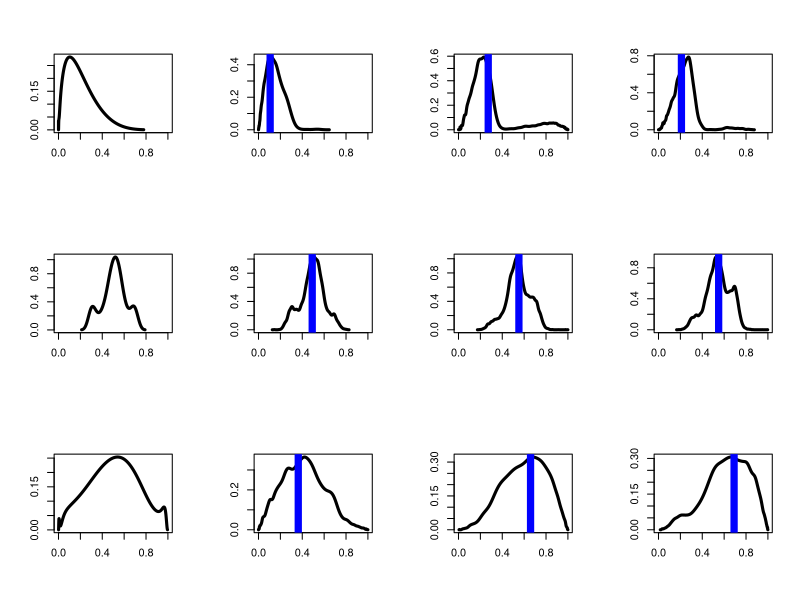
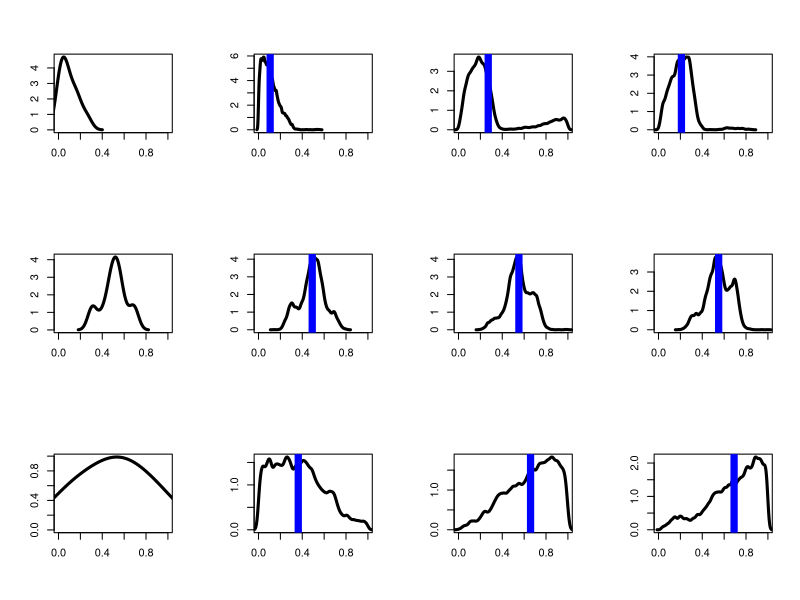

The R source for these figures, in order: (Note: this script raises an error after producing the figures.)
wd <- "~/morphs-analysis/"
setwd(wd)

library(stats)

#for speaker1 discretization:
grid.steps = 64
grid = seq(0,1,length.out=grid.steps)
cache.index = function(v) {
  return(1+round(v*(grid.steps-1)))
}

#example items from experiment, 15 each distribution
down.examples <- c(0.04583, 0.003231, 0.07391, 0.01884, 0.00003024, 0.04158,
                   0.09081, 0.06746, 0.01949, 0.1007, 0.1633, 0.1441, 0.1655,
                   0.2697, 0.2161)
mid.examples <- c(0.31404, 0.30456, 0.39520, 0.56064, 0.49728, 0.53187, 0.55993,
                  0.47519, 0.54332, 0.48362, 0.51678, 0.44763, 0.68272, 0.61375,
                  0.69832)
unif.examples <- c(0.9730805, 0.0589135, 0.1332413, 0.5568001, 0.6201130, 0.4243146,
                   0.4176713, 0.2215742, 0.6778150, 0.6834636, 0.8716204, 0.5641932,
                   0.3503760, 0.9606276, 0.0048311)
examples <- list(down.examples, mid.examples, unif.examples)
names(examples) <- c("down", "mid", "unif")
possible.utterances = c('no-utt', 'pos', 'very pos') #probably OK since Ss see all of
#these in same page
utterance.lengths = c(0,1,2)
utterance.polarities = c(0,+1,+1)

#using r function density to find kernal density, so it's not actually continuous
kernel.granularity <- grid.steps #2^12 #how many points are calculated for the kernel density estimate
est.kernel <- function(dist, bw, adjust) {
  return(density(examples[[dist]], from=0, to=1, n=kernel.granularity,
                 kernel="gaussian", bw=bw, adjust=adjust))
}

#norms the kernel density
#takes in all the points where kernel density is estimated
make.pdf.cache <- function(kernel.est) {
  k = kernel.est$y + 0.0001
  area <- sum(k) 
  normed.dens <- k/area
  return(normed.dens)
}

#creates fn that approximates percentage of area before x
#takes in all the points where kernel density is estimated
make.cdf.cache <- function(kernel.est) {
  cumulants <- cumsum(make.pdf.cache(kernel.est))
  return(cumulants)
}


##caching. (R has strange purity on global assignments, so must use <<- to set cache)
L0.cache <- array(NA,dim = c(grid.steps,grid.steps,grid.steps,length(possible.utterances)))
S1.cache <- array(NA,dim = c(grid.steps,grid.steps,grid.steps,length(possible.utterances)))
cache.misses=0 #to track whether caching is working right.

clear.cache = function(){
  print(paste("L0 cache NAs:", length(is.na(L0.cache))))
  cache.misses<<-0
  L0.cache <<- array(NA,dim = c(grid.steps,grid.steps,grid.steps,length(possible.utterances)))
  S1.cache <<- array(NA,dim = c(grid.steps,grid.steps,grid.steps,length(possible.utterances)))
}


listener0 = function(utterance.idx, thetas.idx, degree.idx, pdf, cdf, thetaGtr) {
  
  if(is.na(L0.cache[degree.idx,thetas.idx[1],thetas.idx[2],utterance.idx])) {
    cache.misses <<- cache.misses + 1
    theta.order = !(thetaGtr & (grid[thetas.idx[1]]>=grid[thetas.idx[2]]))
    if (utterance.idx == 1) { #assume the null utterance
      L0.cache[degree.idx,thetas.idx[1],thetas.idx[2],utterance.idx] <<- theta.order* pdf[degree.idx]
    }  else if(utterance.polarities[utterance.idx] == +1) {
      theta.idx = thetas.idx[utterance.idx-1]
      utt.true = grid[degree.idx] >= grid[theta.idx]  
      true.norm = if(theta.idx==1){1} else {1-cdf[theta.idx-1]}
      L0.cache[degree.idx,thetas.idx[1],thetas.idx[2],utterance.idx] <<- theta.order* utt.true * pdf[degree.idx] / true.norm
    } else {
      theta.idx = thetas.idx[utterance.idx-1]
      theta.idx = thetas.idx[utterance.idx-1]
      utt.true = grid[degree.idx] <= grid[theta.idx] 
      true.norm = cdf[theta.idx]
      L0.cache[degree.idx,thetas.idx[1],thetas.idx[2],utterance.idx] <<- theta.order* utt.true * pdf[degree.idx] / true.norm
    }
  }
  return(L0.cache[degree.idx,thetas.idx[1],thetas.idx[2],utterance.idx])
}

speaker1 = function(thetas.idx, degree.idx, utterance.idx, alpha, utt.cost, pdf, cdf, thetaGtr) {
  
  if(is.na(S1.cache[degree.idx,thetas.idx[1],thetas.idx[2],utterance.idx])) {
    cache.misses <<- cache.misses + 1
    utt.probs = array(0,dim=c(length(possible.utterances)))
    for(i in 1:length(possible.utterances)) {
      l0 = listener0(i, thetas.idx, degree.idx, pdf, cdf, thetaGtr)
      utt.probs[i] <- (l0^alpha) * exp(-alpha * utt.cost *  utterance.lengths[i])
    }
    S1.cache[degree.idx,thetas.idx[1],thetas.idx[2],] <<- utt.probs/sum(utt.probs)
  }
  
  return(S1.cache[degree.idx,thetas.idx[1],thetas.idx[2],utterance.idx])
}

listener1 = function(utterance, alpha, utt.cost, n.samples, step.size,
                     dist, band.width, thetaGtr, adjust) {
  
  utt.idx = which(possible.utterances == utterance)
  
  kernel.est <- est.kernel(dist, band.width, adjust)
  pdf <- make.pdf.cache(kernel.est)
  cdf <- make.cdf.cache(kernel.est)
  
  dim1 <- paste('samp', 1:n.samples, sep='')
  dim2 <- c('degree', paste('theta.', possible.utterances[-1], sep=''))
  dimnames <- list(dim1, dim2)
  samples = matrix(NA, nrow=n.samples, ncol=length(possible.utterances), dimnames=dimnames)
  
  
  #scoring function, to compute (unormalized) probability of state. (should be in log domain?)
  prob.unnormed = function(state) {
    #check bounds:
    if (any(state < 0) || any(state > 1)) {return(0)}
    degree.idx = cache.index(state[1])
    thetas.idx = c(cache.index(state[2]), cache.index(state[3]))#sapply(thetas,cache.index)
    #prior for degree (thetas have unif prior):
    prior = pdf[degree.idx]
    #probbaility speaker would have said this (given state):
    likelihood = speaker1(thetas.idx, degree.idx, utt.idx, alpha, utt.cost, pdf, cdf, thetaGtr)
    return(prior*likelihood)
  }
  
  #initialize chain by rejection:
  print("initializing")
  state.prob=0
  state = runif(length(possible.utterances), 0, 1) #a degree val, and a theta for all but "no-utt"
  while(state.prob==0) {
    state = runif(length(possible.utterances), 0, 1) #a degree val, and a theta for all but "no-utt"
    state.prob = prob.unnormed(state)
  }
  samples[1,] = state
  
  #make an MH proposal, spherical gaussian on degree and thetas. 
  make.proposal = function(v) {
    perturbations = rnorm(length(v), mean = 0, sd = step.size)
    return(v + perturbations)
  }
  
  #run mcmc chain:
  print("running mcmc")
  n.proposals.accepted = 0
  for (i in 2:n.samples) {
    proposal = make.proposal(state)
    proposal.prob = prob.unnormed(proposal)
    #MH acceptance, assumes proposal is symmetric:
    if(runif(1,0,1) <= min(1, proposal.prob/state.prob)) {
      n.proposals.accepted = n.proposals.accepted + 1
      state = proposal
      state.prob = proposal.prob
    }
    samples[i,] = state
  }
  
  print("acceptance rate:")
  print(n.proposals.accepted/(n.samples-1))
  print("misses since last cache clear:")
  print(cache.misses)
  
  return(list(samples=samples, prop.accepted=n.proposals.accepted/(n.samples-1)))
}

dists <- c("down", "mid", "unif")
myapply <- function(f) {
  c(sapply(dists, function(dist) {
    return(c(sapply(possible.utterances, function(utterance) {
      return(f(dist, utterance))
    })))
  }))
}


convert.logit <- F

logit <- function(v) {
  if (convert.logit) {
  return(sapply(v, function(p) {
    return(log(p) - log(1-p))
  }))
  } else {
  return(v)
  }
}

logistic <- function(v) {
  if (convert.logit) {
  return(sapply(v, function(x) {
    return(1/(1+exp(-x)))
  }))
  } else {
  return(v)
  }
}

#horribly messy graph function
kernel.dens.plot <- function(model.runs, label, logitify) {
  if (logitify) {
    convert.logit <<- T
  } else {
    convert.logit <<- F
  }
  n.samples <- length(model.runs[["down"]][["no-utt"]][["samples"]][,"degree"])
  distributions <- myapply(function(d,u) {
    return(rep(d, n.samples))
  })
  modifiers <- myapply(function(d,u) {
    return(rep(u, n.samples))
  })
  mp <- myapply(function(d,u) {
    df <- model.runs[[d]][[u]]
    return(df[["samples"]][,"degree"])
  })
  mydata <- data.frame(dist=distributions, mod=modifiers, mp=mp)
  png(paste(c(label, "logit", logitify, "-kernel-dens-est.png"), collapse=""), 2200, 1500, pointsize=32)
  par(mfrow=c(3,4))
  lapply(dists, function(d) {
    f <- density(logit(examples[[d]]), kernel="gaussian", bw="sj")
    #     if (d == "unif") {
    #       xlab <- "feppiness"
    #       ylab <- "density"
    #     } else {
    xlab=""
    ylab=""
    #     }
    plot(logistic(f$x), f$y, type="l", main="", xlab=xlab, ylab=ylab, xlim=c(0,1),
         font.main=32, lwd=3)
    lapply(possible.utterances, function(m) {
      #       if (d == "unif" && m == "no-utt") {
      #         xlab <- "feppiness"
      #         ylab <- "density"
      #       } else {
      xlab=""
      ylab=""
      #       }
      samples <- mydata$mp[mydata$dist == d & mydata$mod == m]
      f <- density(logit(samples), kernel="gaussian", bw="sj")
      plot(logistic(f$x), f$y, type="l", main="", ylab=ylab, xlab=xlab, xlim=c(0,1),
           font.main=32, lwd=3)
      mu <- mean(samples)
      abline(v = mu, col="blue", lwd=7)
    })
  })
  dev.off()
}

#run model with these values of parameters
model <- function(alpha, utt.cost, thetaGtr, label, adjust) {
  n.true.samples <- 3000#30000 #number of samples to keep
  lag <- 5 #number of samples to skip over
  burn.in <- 10
  n.samples <- n.true.samples * lag + burn.in
  step.size <- 0.03 #note this may not be appropriate for all conditions.
  
  model.runs <- lapply(dists, function(dist) {
    clear.cache()
    return(lapply(possible.utterances, function(utterance) {
      listener1(utterance, alpha=alpha, utt.cost=utt.cost, n.samples=n.samples,
                step.size=step.size, dist=dist, band.width="SJ", thetaGtr=thetaGtr, adjust)
    }))
  })
  model.runs <- lapply(model.runs, function(run) {
    names(run) <- possible.utterances
    return(run)
  })
  names(model.runs) <- dists
  kernel.dens.plot(model.runs, label, logitify=T)
  kernel.dens.plot(model.runs, label, logitify=F)
  
  graph.dist <- myapply(function(d,u){return(d)})
  graph.utterance <- myapply(function(d,u){return(u)})
  graph.means <- myapply(function(d,u){
    du.name <- paste(c(label, "-", d, "-", u, ".data"), collapse="")
    du.frame <- model.runs[[d]][[u]]
    #save all data
    write.table(du.frame, du.name)
    return(mean(du.frame[["samples"]][,"degree"]))
  })
  write.table(graph.means, paste(c(label, "-means.data"), collapse=""))
  graph.data <- (matrix(data=graph.means, nrow=3, ncol=3,
                        dimnames=list(c("none", "adj", "very"),
                                      c("peakedDown", "peakedMid", "uniform"))))
  png(paste(c(label, ".png"), collapse=""), 1200, 800, pointsize=32)
  graph.title <- "Novel Adjective Model"
  novel.adj.bar <- barplot(as.matrix(graph.data), main=graph.title,
                           ylab="feppiness", beside=TRUE, col=rainbow(3), ylim=c(0,1))
  legend("topleft", c("wug", "feppy wug", "very feppy wug"), cex=0.6, bty="n", fill=rainbow(3));
  dev.off()
  return(graph.means)
}

timestamp <- as.character(unclass(Sys.time()))

mainDir <- wd
subDir <- paste(c("output", timestamp), collapse="")

if (!(file.exists(subDir))) {
  dir.create(file.path(mainDir, subDir))
}

time.label <- function(alpha, cost, very.len, adjust, i) {
  return(paste(c("output", timestamp, "/alpha", alpha, "_cost", cost, "_very.len", very.len,
                 "_adjust", adjust, "_run", i), collapse=""))
}

expt.means <- c(0.3774988, 0.2063296, 0.4692256, 0.6403353, 0.5309518, 0.8261740, 0.6875057, 0.5141071, 0.9364525)
#run the model with different values of free parameters
sapply(1:1, function(i) {
  sapply(c(1), function(alpha) {
    sapply(c(1), function(cost) {
      sapply(c(1), function(adjust) {
        model.means <- model(alpha=alpha, utt.cost=cost, thetaGtr=F,
                             label=time.label(alpha, cost, 2, adjust, i), adjust)
        print(paste("Correlation:", cor(model.means, expt.means)))
        print(paste("adjust:", adjust))
        print(paste("alpha:", alpha))
      })
    })
  })
})
